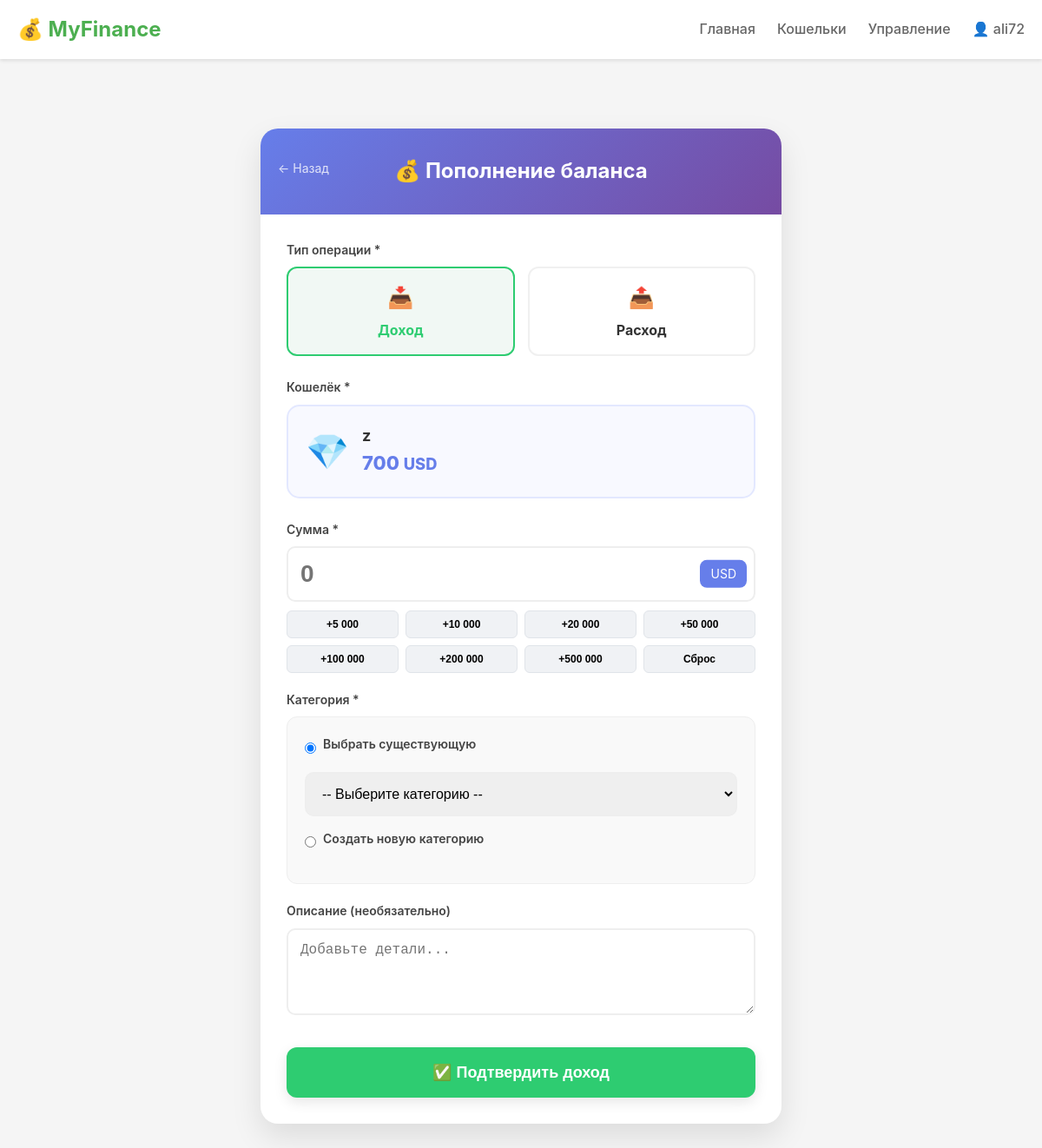
Before: /wallet/17/manage/ (signed in) with the older database file.
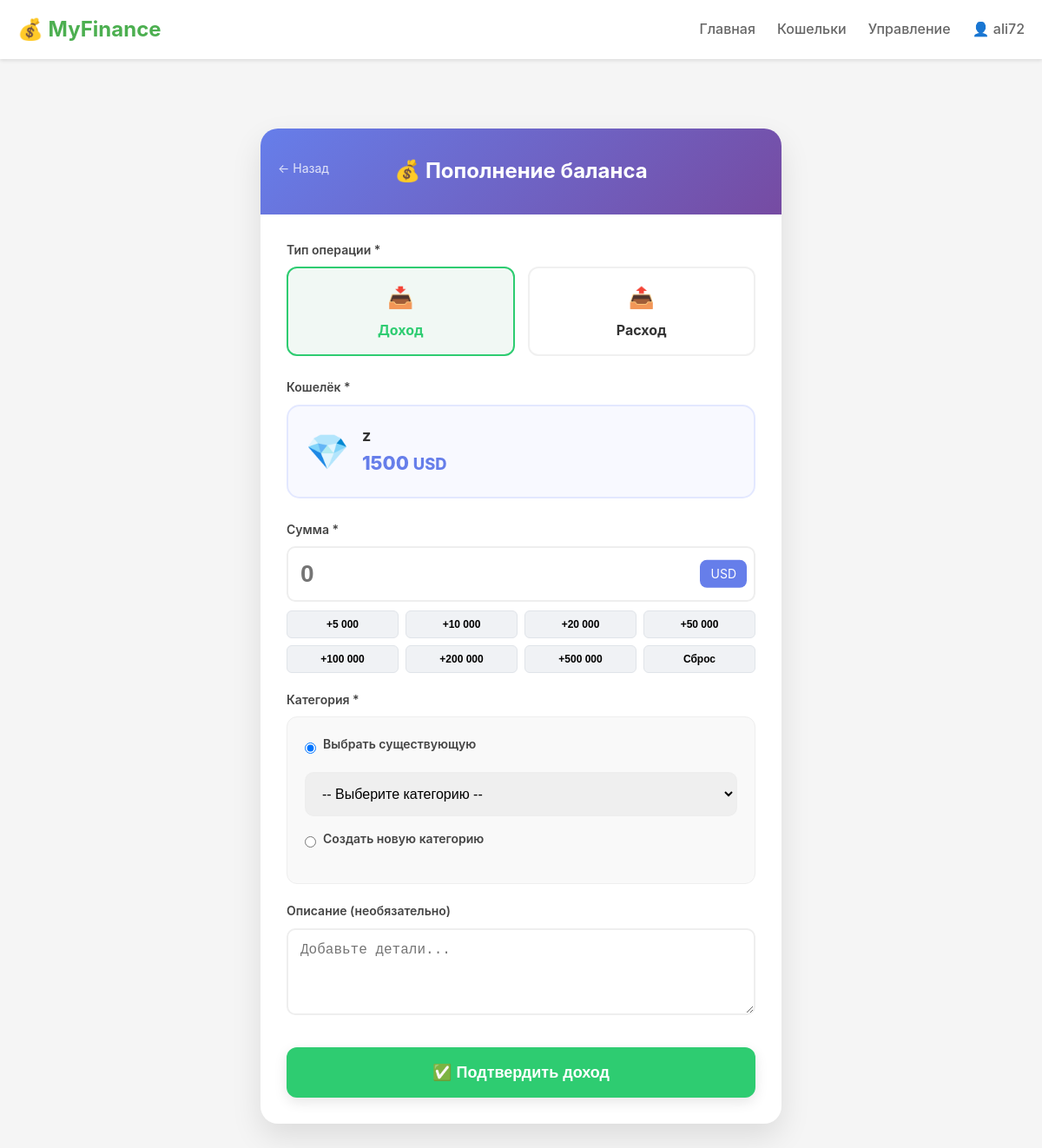
After: the same page with the newer database file.
### main/models.py (models this page shows, shortened)
class Wallet(models.Model):
    TYPE_CHOICES = (
        ("cash", "Cash"),
        ("uzcard", "UzCard"),
        ("visa", "Visa"),
    )
    CURRENCY_CHOICES = (
        ("UZS", "UZS"),
        ("USD", "USD"),
    )
    user = models.ForeignKey(CustomUser, on_delete=models.CASCADE, related_name='wallets')
    name = models.CharField(max_length=100)
    type = models.CharField(max_length=20, choices=TYPE_CHOICES)
    balance = models.DecimalField(max_digits=15, decimal_places=2, default=0)
    currency = models.CharField(max_length=3, choices=CURRENCY_CHOICES)

### main/views.py (the view, shortened to what this page needs)
# urls.py: path('wallet/<int:wallet_id>/manage/', views.TopUpView.as_view(), name='wallet_manage'),
class TopUpView(LoginRequiredMixin, CreateView):
    template_name = 'main/topup_form.html'
    form_class = TopUpForm
    success_url = reverse_lazy('dashboard')
    def get_context_data(self, **kwargs):
        context = super().get_context_data(**kwargs)
        context['hide_type'] = True
        return context
    def get_form_kwargs(self):
        kwargs = super().get_form_kwargs()
        wallet = None
        if 'wallet_id' in self.kwargs:
            wallet = get_object_or_404(
                Wallet,
                id=self.kwargs['wallet_id'],
                user=self.request.user
            )
        kwargs.update({
            'user': self.request.user,
            'wallet': wallet,
        })
        return kwargs

### main/forms.py (shortened to what this page needs)
class TopUpForm(forms.ModelForm):
    OPERATION_TYPES = [
        ('income', 'Доход (Пополнение)'),
        ('outcome', 'Расход (Списание)'),
    ]
    type = forms.ChoiceField(choices=[('income', 'Доход'), ('outcome', 'Расход')])
    new_category_name = forms.CharField(
        max_length=100,
        required=False,
        label='Название новой категории',
        widget=forms.TextInput(attrs={'placeholder': 'Новая категория...', 'class': 'form-control'})
    )
    class Meta:
        model = Transaction
        fields = ['wallet', 'category', 'amount', 'description']
    def __init__(self, *args, user=None, wallet=None, **kwargs):
        super().__init__(*args, **kwargs)
        self.user = user
        self.fields['wallet'].queryset = Wallet.objects.filter(user=user)
        self.fields['category'].queryset = Category.objects.filter(user=user)
        self.fields['category'].required = False
        if wallet:
            self.fields['wallet'].initial = wallet
            self.fields['wallet'].disabled = True

### templates/main/topup_form.html (shortened to what the changed rows need)
{% extends 'base.html' %}
{% block content %}
<div class="form-container">
    <div class="header-section">
        <h1 id="form-title">Новая операция</h1>
    </div>
    <div class="form-body">
        <form method="post" id="mainForm" novalidate>
            <div class="form-group">
                {% if form.wallet.field.disabled %}
                    <div class="wallet-card-selector">
                        <div class="wallet-icon-large">
                            {% with w=form.wallet.initial %}
                                {% if w.type == 'cash' %}💵{% elif w.type == 'uzcard' %}💳{% else %}💎{% endif %}
                            {% endwith %}
                        </div>
                        <div class="wallet-info-text">
                            <h3>{{ form.wallet.initial.name }}</h3>
                            <p>{{ form.wallet.initial.balance|floatformat:0 }} <small>{{ form.wallet.initial.currency }}</small></p>
                        </div>
                    </div>
                {% else %}
                    {{ form.wallet }}
                {% endif %}
            </div>
            <div class="form-group">
                <div class="amount-input-wrapper">
                    <input type="number" name="amount" id="id_amount" class="form-control" placeholder="0" required>
                    <span class="currency-badge">{{ form.wallet.initial.currency|default:"UZS" }}</span>
                </div>
            </div>
        </form>
    </div>
</div>
{% endblock %}

Changed rows visible on the page:
changed Wallet "USD": wallet.initial.balance "700" → "1500"
